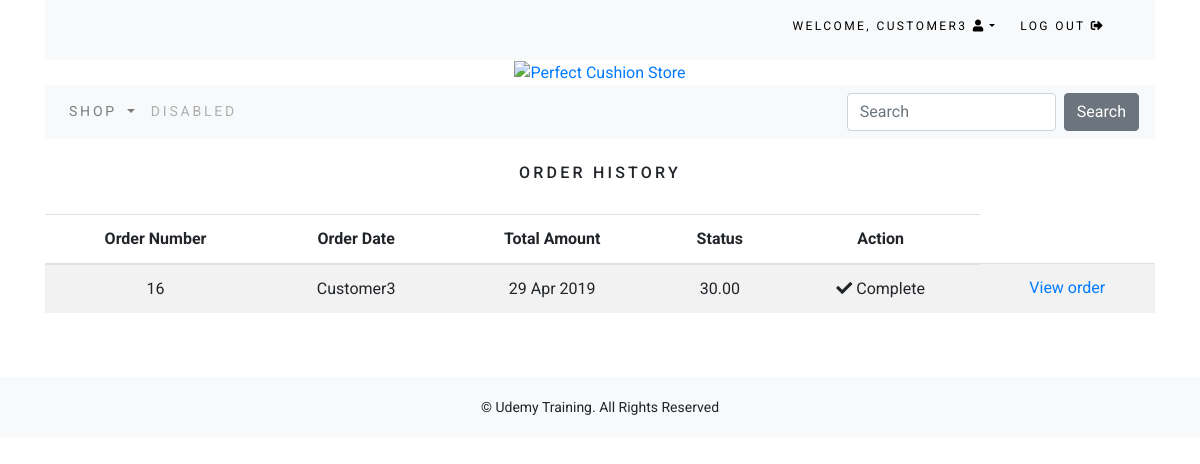
The page /order/history/ (signed in) on the database as committed earlier.
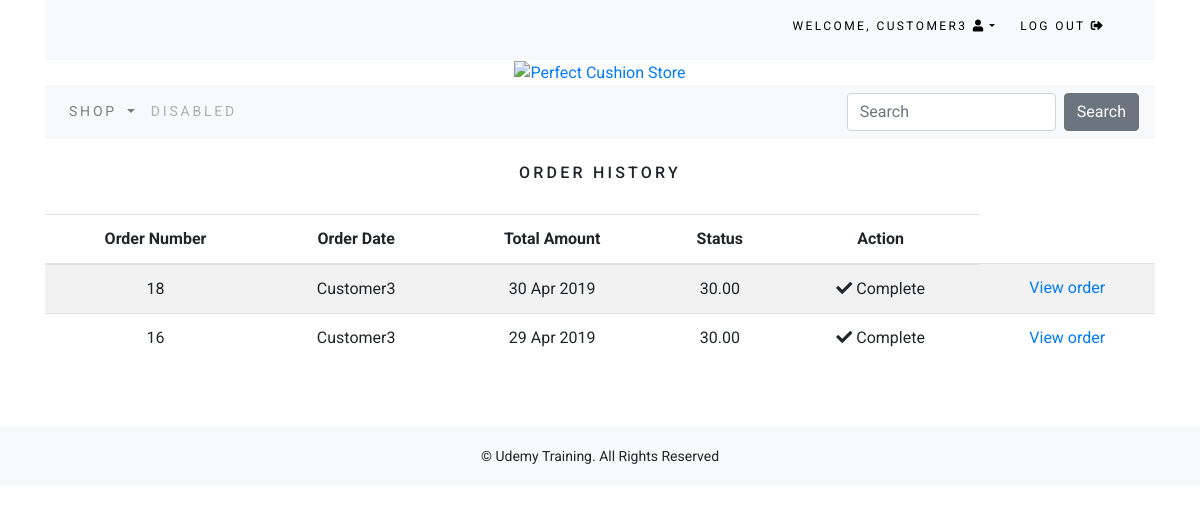
The same page on the database as committed later.
### order/models.py (models this page shows, shortened)
class Order(models.Model):
    token = models.CharField(max_length=250, blank=True)
    total = models.DecimalField(max_digits=10, decimal_places=2, verbose_name='USD Order Total')
    emailAddress = models.EmailField(max_length=250, blank=True, verbose_name='Email Address')
    user = models.ForeignKey(User, blank=True, null=True, related_name='order', on_delete=models.CASCADE)
    created = models.DateTimeField(auto_now_add=True)
    billingName = models.CharField(max_length=250, blank=True)
    billingAddress1 = models.CharField(max_length=250, blank=True)
    billingCity = models.CharField(max_length=250, blank=True)
    billingPostcode = models.CharField(max_length=250, blank=True)
    billingCountry = models.CharField(max_length=250, blank=True)
    shippingName = models.CharField(max_length=250, blank=True)
    shippingAddress1 = models.CharField(max_length=250, blank=True)
    shippingCity = models.CharField(max_length=250, blank=True)
    shippingPostCode = models.CharField(max_length=250, blank=True)
    shippingCountry = models.CharField(max_length=250, blank=True)
    class Meta:
        db_table = 'Order'
        ordering = ['-created']

### order/views.py (the view)
# urls.py: path('history/', views.OrderList.as_view(), name='order_history'),
class OrderList(LoginRequiredMixin, generic.ListView):
    model = Order
    template_name = 'admin/order/order_list.html'
    def get_queryset(self):
        print(self.request.user)
        return Order.objects.filter(user=self.request.user)

### cart/context_processors.py (called while the page is built)
def counter(request):
    item_count = 0
    if 'admin' in request.path:
        return {}
    else:
        try:
            cart = Cart.objects.filter(cart_id=_cart_id(request))
            cart_items = CartItem.objects.all().filter(cart=cart[:1])
            for cart_item in cart_items:
                item_count += cart_item.quantity
        except Cart.DoesNotExist:
            item_count = 0
    return dict(item_count = item_count)

### cart/views.py (called while the page is built)
def _cart_id(request):
    cart = request.session.session_key
    if not cart:
        cart = request.session.create()
    return cart

### order/templates/admin/order/order_list.html (shortened to what this page needs)
{% extends "base.html" %}
{% load staticfiles %}
{% block content %}
	<div>
		<div class="text-center">
			<br>
			<h1 class="text-center my_title">Order History</h1>
			<br>
			{% if order_list %}
			<table class="table table-striped">
				<thead>
					<tr>
						<th>Order Number</th>
						<th>Order Date</th>
						<th>Total Amount</th>
						<th>Status</th>
						<th>Action</th>
					</tr>
				</thead>
				<tbody>
					{% for order in order_list %}
					<tr>
						<td>{{ order.id }}</td>
						<td>{{ order.user }}</td>
						<td>{{ order.created|date:"d M Y" }}</td>
						<td>{{ order.total }}</td>
						<td><i class="fas fa-check"></i>&nbsp;Complete</td>
						<td><a href="{% url 'order:order_detail' pk=order.id %}">View order</a></td>
					</tr>
					{% endfor %}
				</tbody>
			</table>
			{% else %}
			<p>You have not placed any orders yet.<br><br><a href="{% url 'shop:allprodcat' %}" class="btn btn-secondary">Continue shopping</a></p>
			{% endif %}
		</div>
	</div>
	<br>
	<br>
{% endblock %}

Rows that differ between the two databases and show on the page:
added Order: id "18", user "Customer3", created "30 Apr 2019", total "30.00"
